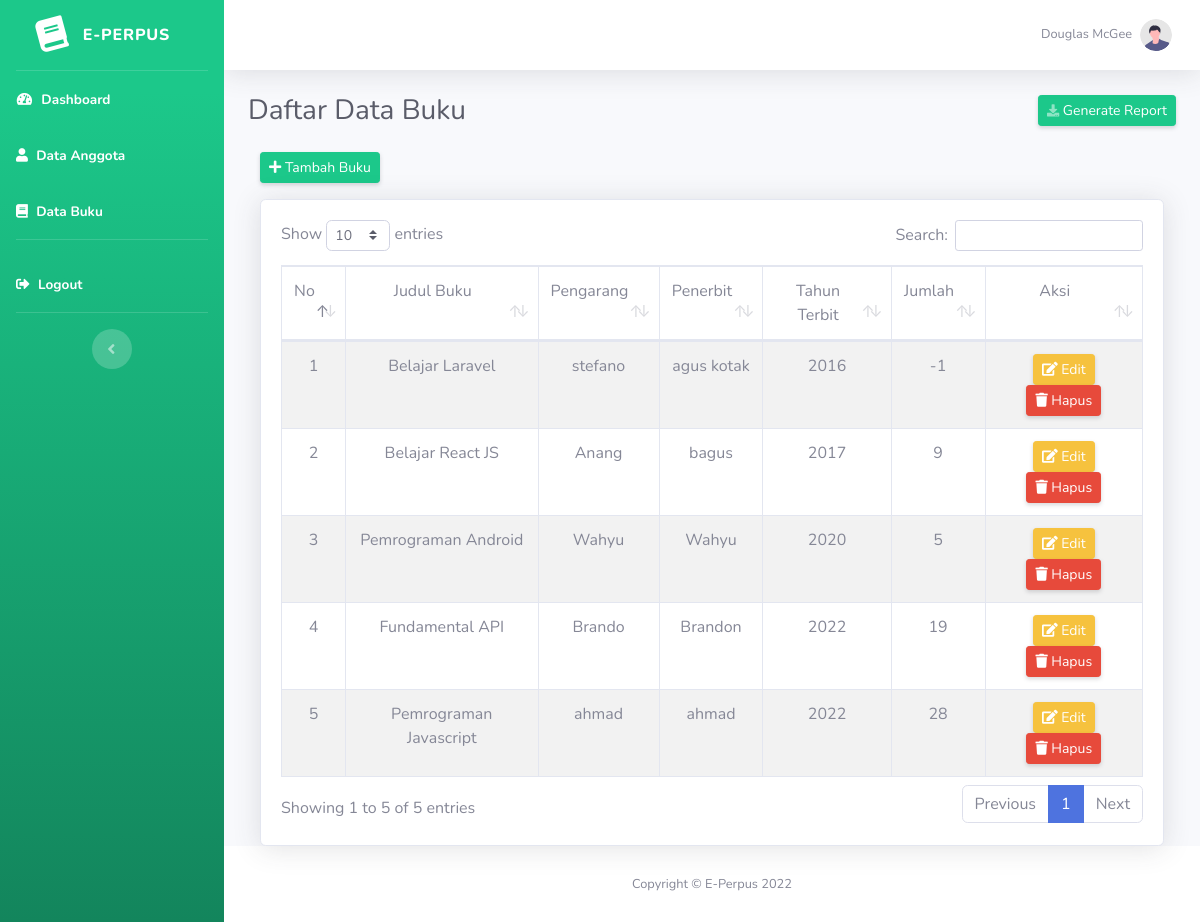
The app's page /index.php/buku with its own data.
### tables this page shows
CREATE TABLE `buku` (
  `id_buku` int(11) NOT NULL,
  `pengarang` varchar(255) NOT NULL,
  `penerbit` varchar(255) NOT NULL,
  `judul_buku` varchar(50) NOT NULL,
  `tahun_terbit` int(11) NOT NULL,
  `jumlah` int(11) NOT NULL
);

### application/controllers/Buku.php (called while the page is built, shortened)
<?php
class Buku extends CI_Controller {
    public function __construct()
    {
        $this->load->model('m_buku');
    }
    public function index()
    {
        $isi['content'] = 'buku/v_buku';
        $isi['judul'] = 'Daftar Data Buku';
        $isi['data_buku'] = $this->db->get('buku')->result();
        $this->load->view('v_dashboard', $isi);
    }
}

### index.php (called while the page is built, shortened)
<?php
require_once BASEPATH.'core/CodeIgniter.php';

### application/views/buku/v_buku.php (the view, shortened to what this page needs)
<div class="container-fluid">
    <div class="row">
        <div class="col-md-12 mb-3">
            <a href="<?= base_url('Buku/tambah_buku'); ?>" class="btn btn-sm btn-success shadow-sm"><i class="fa fa-plus"></i> Tambah Buku</a>
        </div>
    </div>
    <div class="card shadow">
        <div class="card-body">
            <div class="table-responsive">
                <table class="table table-bordered table-striped text-center" id="dataTable" width="100%" cellspacing="0">
                    <thead>
                        <tr>
                            <td>No</td>
                            <td>Judul Buku</td>
                            <td>Pengarang</td>
                            <td>Penerbit</td>
                            <td>Tahun Terbit</td>
                            <td>Jumlah</td>
                            <td>Aksi</td>
                        </tr>
                    </thead>
                    <tbody>
                        <?php
                            $no = 1;
                            foreach ($data_buku AS $row) {?>
                                <tr>
                                    <td><?= $no++; ?></td>
                                    <td><?= $row->judul_buku; ?></td>
                                    <td><?= $row->pengarang; ?></td>
                                    <td><?= $row->penerbit; ?></td>
                                    <td><?= $row->tahun_terbit; ?></td>
                                    <td><?= $row->jumlah; ?></td>
                                    <td>
                                        <a href="<?= base_url()?>Buku/edit/<?= $row->id_buku; ?>" class="btn btn-sm btn-warning shadow-sm"><i class="fa fa-edit"></i> Edit</a>
                                        <a href="<?= base_url()?>Buku/hapus/<?= $row->id_buku; ?>" class="btn btn-sm btn-danger shadow-sm" onclick="return confirm('Anda Yakin Ingin Menghapus ?');"><i class="fa fa-trash"></i> Hapus</a>
                                    </td>
                                </tr>
                            <?php }
                        ?>
                    </tbody>
                </table>
            </div>
        </div>
    </div>
</div>

### records on screen
buku: judul_buku "Belajar Laravel", pengarang "stefano", penerbit "agus kotak", tahun_terbit "2016", jumlah "-1"
buku: judul_buku "Belajar React JS", pengarang "Anang", penerbit "bagus", tahun_terbit "2017", jumlah "9"
buku: judul_buku "Pemrograman Android", pengarang "Wahyu", penerbit "Wahyu", tahun_terbit "2020", jumlah "5"
buku: judul_buku "Fundamental API", pengarang "Brando", penerbit "Brandon", tahun_terbit "2022", jumlah "19"
buku: judul_buku "Pemrograman Javascript", pengarang "ahmad", penerbit "ahmad", tahun_terbit "2022", jumlah "28"

### other values on screen
$judul "Daftar Data Buku"
